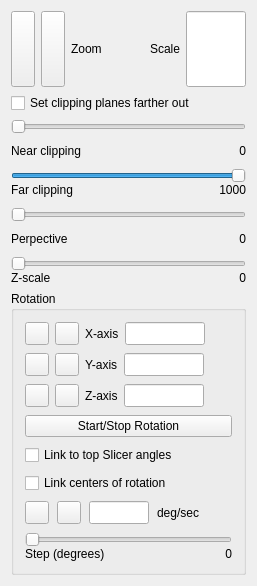
 <widget class="QWidget" name="imodvControlForm">
  <property name="geometry">
   <rect>
    <x>0</x>
    <y>0</y>
    <width>257</width>
    <height>586</height>
   </rect>
  </property>
  <property name="focusPolicy">
   <enum>Qt::StrongFocus</enum>
  </property>
  <property name="windowTitle">
   <string>3dmodv Controls</string>
  </property>
  <property name="toolTip">
   <string>Tie model rotation to rotation in top slicer window</string>
  </property>
  <layout class="QVBoxLayout">
   <property name="spacing">
    <number>6</number>
   </property>
   <property name="margin">
    <number>11</number>
   </property>
   <item>
    <layout class="QHBoxLayout">
     <property name="spacing">
      <number>6</number>
     </property>
     <property name="margin">
      <number>0</number>
     </property>
     <item>
      <widget class="QToolButton" name="ToolButton5">
       <property name="sizePolicy">
        <sizepolicy hsizetype="Minimum" vsizetype="Minimum">
         <horstretch>0</horstretch>
         <verstretch>0</verstretch>
        </sizepolicy>
       </property>
       <property name="minimumSize">
        <size>
         <width>0</width>
         <height>0</height>
        </size>
       </property>
       <property name="maximumSize">
        <size>
         <width>100</width>
         <height>100</height>
        </size>
       </property>
       <property name="toolTip">
        <string>Increase the zoom of the display</string>
       </property>
       <property name="text">
        <string/>
       </property>
       <property name="icon">
        <iconset>
         <normaloff>:/images/uparrow.png</normaloff>:/images/uparrow.png</iconset>
       </property>
      </widget>
     </item>
     <item>
      <widget class="QToolButton" name="ToolButton6">
       <property name="sizePolicy">
        <sizepolicy hsizetype="Minimum" vsizetype="Minimum">
         <horstretch>0</horstretch>
         <verstretch>0</verstretch>
        </sizepolicy>
       </property>
       <property name="minimumSize">
        <size>
         <width>0</width>
         <height>0</height>
        </size>
       </property>
       <property name="maximumSize">
        <size>
         <width>100</width>
         <height>100</height>
        </size>
       </property>
       <property name="toolTip">
        <string>Decrease the zoom of the display</string>
       </property>
       <property name="text">
        <string/>
       </property>
       <property name="icon">
        <iconset>
         <normaloff>:/images/downarrow.png</normaloff>:/images/downarrow.png</iconset>
       </property>
      </widget>
     </item>
     <item>
      <widget class="QLabel" name="TextLabel1">
       <property name="sizePolicy">
        <sizepolicy hsizetype="Preferred" vsizetype="Preferred">
         <horstretch>0</horstretch>
         <verstretch>0</verstretch>
        </sizepolicy>
       </property>
       <property name="text">
        <string>Zoom</string>
       </property>
       <property name="alignment">
        <set>Qt::AlignLeading|Qt::AlignLeft|Qt::AlignVCenter</set>
       </property>
       <property name="wordWrap">
        <bool>false</bool>
       </property>
      </widget>
     </item>
     <item>
      <spacer name="Spacer4_2">
       <property name="orientation">
        <enum>Qt::Horizontal</enum>
       </property>
       <property name="sizeType">
        <enum>QSizePolicy::Expanding</enum>
       </property>
       <property name="sizeHint" stdset="0">
        <size>
         <width>8</width>
         <height>0</height>
        </size>
       </property>
      </spacer>
     </item>
     <item>
      <widget class="QLabel" name="TextLabel2">
       <property name="sizePolicy">
        <sizepolicy hsizetype="Preferred" vsizetype="Preferred">
         <horstretch>0</horstretch>
         <verstretch>0</verstretch>
        </sizepolicy>
       </property>
       <property name="text">
        <string>Scale</string>
       </property>
       <property name="alignment">
        <set>Qt::AlignRight|Qt::AlignTrailing|Qt::AlignVCenter</set>
       </property>
       <property name="wordWrap">
        <bool>false</bool>
       </property>
      </widget>
     </item>
     <item>
      <widget class="QLineEdit" name="scaleLineEdit">
       <property name="sizePolicy">
        <sizepolicy hsizetype="Fixed" vsizetype="Fixed">
         <horstretch>0</horstretch>
         <verstretch>0</verstretch>
        </sizepolicy>
       </property>
       <property name="maximumSize">
        <size>
         <width>60</width>
         <height>32767</height>
        </size>
       </property>
       <property name="focusPolicy">
        <enum>Qt::ClickFocus</enum>
       </property>
       <property name="toolTip">
        <string>See or enter the pixels of display per pixel of model coordinate</string>
       </property>
       <property name="alignment">
        <set>Qt::AlignRight</set>
       </property>
      </widget>
     </item>
    </layout>
   </item>
   <item>
    <widget class="QCheckBox" name="kickCheckBox">
     <property name="focusPolicy">
      <enum>Qt::NoFocus</enum>
     </property>
     <property name="toolTip">
      <string>Move extreme clipping planes (0 near, 1000 far) 10 times farther away in Z</string>
     </property>
     <property name="text">
      <string>Set clipping planes farther out</string>
     </property>
    </widget>
   </item>
   <item>
    <layout class="QVBoxLayout">
     <property name="spacing">
      <number>10</number>
     </property>
     <property name="margin">
      <number>0</number>
     </property>
     <item>
      <layout class="QVBoxLayout">
       <property name="margin">
        <number>0</number>
       </property>
       <item>
        <widget class="QSlider" name="nearSlider">
         <property name="focusPolicy">
          <enum>Qt::NoFocus</enum>
         </property>
         <property name="toolTip">
          <string>Move the near Z clipping plane</string>
         </property>
         <property name="maximum">
          <number>999</number>
         </property>
         <property name="pageStep">
          <number>1</number>
         </property>
         <property name="orientation">
          <enum>Qt::Horizontal</enum>
         </property>
        </widget>
       </item>
       <item>
        <layout class="QHBoxLayout">
         <property name="spacing">
          <number>6</number>
         </property>
         <property name="margin">
          <number>0</number>
         </property>
         <item>
          <widget class="QLabel" name="TextLabel3">
           <property name="text">
            <string>Near clipping</string>
           </property>
           <property name="alignment">
            <set>Qt::AlignLeading|Qt::AlignLeft|Qt::AlignVCenter</set>
           </property>
           <property name="wordWrap">
            <bool>false</bool>
           </property>
          </widget>
         </item>
         <item>
          <widget class="QLabel" name="nearTextLabel">
           <property name="text">
            <string>0</string>
           </property>
           <property name="alignment">
            <set>Qt::AlignRight|Qt::AlignTrailing|Qt::AlignVCenter</set>
           </property>
           <property name="wordWrap">
            <bool>false</bool>
           </property>
          </widget>
         </item>
        </layout>
       </item>
      </layout>
     </item>
     <item>
      <layout class="QVBoxLayout">
       <property name="spacing">
        <number>0</number>
       </property>
       <property name="margin">
        <number>0</number>
       </property>
       <item>
        <widget class="QSlider" name="farSlider">
         <property name="focusPolicy">
          <enum>Qt::NoFocus</enum>
         </property>
         <property name="toolTip">
          <string>Move the far Z clipping plane</string>
         </property>
         <property name="minimum">
          <number>1</number>
         </property>
         <property name="maximum">
          <number>1000</number>
         </property>
         <property name="pageStep">
          <number>1</number>
         </property>
         <property name="value">
          <number>1000</number>
         </property>
         <property name="orientation">
          <enum>Qt::Horizontal</enum>
         </property>
        </widget>
       </item>
       <item>
        <layout class="QHBoxLayout">
         <property name="spacing">
          <number>6</number>
         </property>
         <property name="margin">
          <number>0</number>
         </property>
         <item>
          <widget class="QLabel" name="TextLabel3_2">
           <property name="text">
            <string>Far clipping</string>
           </property>
           <property name="alignment">
            <set>Qt::AlignLeading|Qt::AlignLeft|Qt::AlignVCenter</set>
           </property>
           <property name="wordWrap">
            <bool>false</bool>
           </property>
          </widget>
         </item>
         <item>
          <widget class="QLabel" name="farTextLabel">
           <property name="text">
            <string>1000</string>
           </property>
           <property name="alignment">
            <set>Qt::AlignRight|Qt::AlignTrailing|Qt::AlignVCenter</set>
           </property>
           <property name="wordWrap">
            <bool>false</bool>
           </property>
          </widget>
         </item>
        </layout>
       </item>
      </layout>
     </item>
     <item>
      <layout class="QVBoxLayout">
       <property name="margin">
        <number>0</number>
       </property>
       <item>
        <widget class="QSlider" name="perspectiveSlider">
         <property name="focusPolicy">
          <enum>Qt::NoFocus</enum>
         </property>
         <property name="toolTip">
          <string>Select a perspective value rather than parallel projection</string>
         </property>
         <property name="maximum">
          <number>120</number>
         </property>
         <property name="pageStep">
          <number>1</number>
         </property>
         <property name="orientation">
          <enum>Qt::Horizontal</enum>
         </property>
        </widget>
       </item>
       <item>
        <layout class="QHBoxLayout">
         <property name="spacing">
          <number>6</number>
         </property>
         <property name="margin">
          <number>0</number>
         </property>
         <item>
          <widget class="QLabel" name="TextLabel3_3">
           <property name="text">
            <string>Perpective</string>
           </property>
           <property name="alignment">
            <set>Qt::AlignLeading|Qt::AlignLeft|Qt::AlignVCenter</set>
           </property>
           <property name="wordWrap">
            <bool>false</bool>
           </property>
          </widget>
         </item>
         <item>
          <widget class="QLabel" name="perspectiveTextLabel">
           <property name="text">
            <string>0</string>
           </property>
           <property name="alignment">
            <set>Qt::AlignRight|Qt::AlignTrailing|Qt::AlignVCenter</set>
           </property>
           <property name="wordWrap">
            <bool>false</bool>
           </property>
          </widget>
         </item>
        </layout>
       </item>
      </layout>
     </item>
     <item>
      <layout class="QVBoxLayout">
       <property name="spacing">
        <number>0</number>
       </property>
       <property name="margin">
        <number>0</number>
       </property>
       <item>
        <widget class="QSlider" name="zScaleSlider">
         <property name="focusPolicy">
          <enum>Qt::NoFocus</enum>
         </property>
         <property name="toolTip">
          <string>Scale the model in Z relative to X and Y</string>
         </property>
         <property name="minimum">
          <number>10</number>
         </property>
         <property name="maximum">
          <number>5000</number>
         </property>
         <property name="pageStep">
          <number>5</number>
         </property>
         <property name="orientation">
          <enum>Qt::Horizontal</enum>
         </property>
        </widget>
       </item>
       <item>
        <layout class="QHBoxLayout">
         <property name="spacing">
          <number>6</number>
         </property>
         <property name="margin">
          <number>0</number>
         </property>
         <item>
          <widget class="QLabel" name="TextLabel3_4">
           <property name="text">
            <string>Z-scale</string>
           </property>
           <property name="alignment">
            <set>Qt::AlignLeading|Qt::AlignLeft|Qt::AlignVCenter</set>
           </property>
           <property name="wordWrap">
            <bool>false</bool>
           </property>
          </widget>
         </item>
         <item>
          <widget class="QLabel" name="zScaleTextLabel">
           <property name="text">
            <string>0</string>
           </property>
           <property name="alignment">
            <set>Qt::AlignRight|Qt::AlignTrailing|Qt::AlignVCenter</set>
           </property>
           <property name="wordWrap">
            <bool>false</bool>
           </property>
          </widget>
         </item>
        </layout>
       </item>
      </layout>
     </item>
    </layout>
   </item>
   <item>
    <widget class="QGroupBox" name="GroupBox2">
     <property name="title">
      <string>Rotation</string>
     </property>
     <layout class="QVBoxLayout">
      <property name="spacing">
       <number>8</number>
      </property>
      <property name="margin">
       <number>11</number>
      </property>
      <item>
       <layout class="QHBoxLayout">
        <property name="spacing">
         <number>6</number>
        </property>
        <property name="margin">
         <number>0</number>
        </property>
        <item>
         <widget class="QToolButton" name="XUpToolButton">
          <property name="sizePolicy">
           <sizepolicy hsizetype="Minimum" vsizetype="Minimum">
            <horstretch>0</horstretch>
            <verstretch>0</verstretch>
           </sizepolicy>
          </property>
          <property name="focusPolicy">
           <enum>Qt::NoFocus</enum>
          </property>
          <property name="toolTip">
           <string>Increase rotation about X axis</string>
          </property>
          <property name="text">
           <string/>
          </property>
          <property name="icon">
           <iconset>
            <normaloff>:/images/uparrow.png</normaloff>:/images/uparrow.png</iconset>
          </property>
          <property name="autoRepeat">
           <bool>true</bool>
          </property>
         </widget>
        </item>
        <item>
         <widget class="QToolButton" name="XDownToolButton">
          <property name="focusPolicy">
           <enum>Qt::NoFocus</enum>
          </property>
          <property name="toolTip">
           <string>Decrease rotation about X axis</string>
          </property>
          <property name="text">
           <string/>
          </property>
          <property name="icon">
           <iconset>
            <normaloff>:/images/downarrow.png</normaloff>:/images/downarrow.png</iconset>
          </property>
          <property name="autoRepeat">
           <bool>true</bool>
          </property>
         </widget>
        </item>
        <item>
         <widget class="QLabel" name="TextLabel5">
          <property name="sizePolicy">
           <sizepolicy hsizetype="Preferred" vsizetype="Preferred">
            <horstretch>0</horstretch>
            <verstretch>0</verstretch>
           </sizepolicy>
          </property>
          <property name="text">
           <string>X-axis</string>
          </property>
          <property name="wordWrap">
           <bool>false</bool>
          </property>
         </widget>
        </item>
        <item>
         <widget class="QLineEdit" name="XLineEdit">
          <property name="sizePolicy">
           <sizepolicy hsizetype="Fixed" vsizetype="Fixed">
            <horstretch>0</horstretch>
            <verstretch>0</verstretch>
           </sizepolicy>
          </property>
          <property name="maximumSize">
           <size>
            <width>80</width>
            <height>32767</height>
           </size>
          </property>
          <property name="focusPolicy">
           <enum>Qt::ClickFocus</enum>
          </property>
          <property name="toolTip">
           <string>Enter a rotation about X axis</string>
          </property>
          <property name="alignment">
           <set>Qt::AlignRight</set>
          </property>
         </widget>
        </item>
        <item>
         <spacer name="Spacer4">
          <property name="orientation">
           <enum>Qt::Horizontal</enum>
          </property>
          <property name="sizeType">
           <enum>QSizePolicy::Expanding</enum>
          </property>
          <property name="sizeHint" stdset="0">
           <size>
            <width>16</width>
            <height>0</height>
           </size>
          </property>
         </spacer>
        </item>
       </layout>
      </item>
      <item>
       <layout class="QHBoxLayout">
        <property name="spacing">
         <number>6</number>
        </property>
        <property name="margin">
         <number>0</number>
        </property>
        <item>
         <widget class="QToolButton" name="YUpToolButton">
          <property name="sizePolicy">
           <sizepolicy hsizetype="Minimum" vsizetype="Minimum">
            <horstretch>0</horstretch>
            <verstretch>0</verstretch>
           </sizepolicy>
          </property>
          <property name="focusPolicy">
           <enum>Qt::NoFocus</enum>
          </property>
          <property name="toolTip">
           <string>Increase rotation about Y axis</string>
          </property>
          <property name="text">
           <string/>
          </property>
          <property name="icon">
           <iconset>
            <normaloff>:/images/uparrow.png</normaloff>:/images/uparrow.png</iconset>
          </property>
          <property name="autoRepeat">
           <bool>true</bool>
          </property>
         </widget>
        </item>
        <item>
         <widget class="QToolButton" name="YDownToolButton">
          <property name="focusPolicy">
           <enum>Qt::NoFocus</enum>
          </property>
          <property name="toolTip">
           <string>Decrease rotation about Y axis</string>
          </property>
          <property name="text">
           <string/>
          </property>
          <property name="icon">
           <iconset>
            <normaloff>:/images/downarrow.png</normaloff>:/images/downarrow.png</iconset>
          </property>
          <property name="autoRepeat">
           <bool>true</bool>
          </property>
         </widget>
        </item>
        <item>
         <widget class="QLabel" name="TextLabel5_2">
          <property name="sizePolicy">
           <sizepolicy hsizetype="Preferred" vsizetype="Preferred">
            <horstretch>0</horstretch>
            <verstretch>0</verstretch>
           </sizepolicy>
          </property>
          <property name="text">
           <string>Y-axis</string>
          </property>
          <property name="wordWrap">
           <bool>false</bool>
          </property>
         </widget>
        </item>
        <item>
         <widget class="QLineEdit" name="YLineEdit">
          <property name="sizePolicy">
           <sizepolicy hsizetype="Fixed" vsizetype="Fixed">
            <horstretch>0</horstretch>
            <verstretch>0</verstretch>
           </sizepolicy>
          </property>
          <property name="maximumSize">
           <size>
            <width>80</width>
            <height>32767</height>
           </size>
          </property>
          <property name="focusPolicy">
           <enum>Qt::ClickFocus</enum>
          </property>
          <property name="toolTip">
           <string>Enter a rotation about Y axis</string>
          </property>
          <property name="alignment">
           <set>Qt::AlignRight</set>
          </property>
         </widget>
        </item>
        <item>
         <spacer name="Spacer5">
          <property name="orientation">
           <enum>Qt::Horizontal</enum>
          </property>
          <property name="sizeType">
           <enum>QSizePolicy::Expanding</enum>
          </property>
          <property name="sizeHint" stdset="0">
           <size>
            <width>16</width>
            <height>0</height>
           </size>
          </property>
         </spacer>
        </item>
       </layout>
      </item>
      <item>
       <layout class="QHBoxLayout">
        <property name="spacing">
         <number>6</number>
        </property>
        <property name="margin">
         <number>0</number>
        </property>
        <item>
         <widget class="QToolButton" name="ZUpToolButton">
          <property name="sizePolicy">
           <sizepolicy hsizetype="Minimum" vsizetype="Minimum">
            <horstretch>0</horstretch>
            <verstretch>0</verstretch>
           </sizepolicy>
          </property>
          <property name="focusPolicy">
           <enum>Qt::NoFocus</enum>
          </property>
          <property name="toolTip">
           <string>Increase rotation about Z axis</string>
          </property>
          <property name="text">
           <string/>
          </property>
          <property name="icon">
           <iconset>
            <normaloff>:/images/uparrow.png</normaloff>:/images/uparrow.png</iconset>
          </property>
          <property name="autoRepeat">
           <bool>true</bool>
          </property>
         </widget>
        </item>
        <item>
         <widget class="QToolButton" name="ZDownToolButton">
          <property name="focusPolicy">
           <enum>Qt::NoFocus</enum>
          </property>
          <property name="toolTip">
           <string>Decrease rotation about Z axis</string>
          </property>
          <property name="text">
           <string/>
          </property>
          <property name="icon">
           <iconset>
            <normaloff>:/images/downarrow.png</normaloff>:/images/downarrow.png</iconset>
          </property>
          <property name="autoRepeat">
           <bool>true</bool>
          </property>
         </widget>
        </item>
        <item>
         <widget class="QLabel" name="TextLabel5_3">
          <property name="text">
           <string>Z-axis</string>
          </property>
          <property name="wordWrap">
           <bool>false</bool>
          </property>
         </widget>
        </item>
        <item>
         <widget class="QLineEdit" name="ZLineEdit">
          <property name="sizePolicy">
           <sizepolicy hsizetype="Fixed" vsizetype="Fixed">
            <horstretch>0</horstretch>
            <verstretch>0</verstretch>
           </sizepolicy>
          </property>
          <property name="maximumSize">
           <size>
            <width>80</width>
            <height>32767</height>
           </size>
          </property>
          <property name="focusPolicy">
           <enum>Qt::ClickFocus</enum>
          </property>
          <property name="toolTip">
           <string>Enter a rotation about Z axis</string>
          </property>
          <property name="alignment">
           <set>Qt::AlignRight</set>
          </property>
         </widget>
        </item>
        <item>
         <spacer name="Spacer6">
          <property name="orientation">
           <enum>Qt::Horizontal</enum>
          </property>
          <property name="sizeType">
           <enum>QSizePolicy::Expanding</enum>
          </property>
          <property name="sizeHint" stdset="0">
           <size>
            <width>16</width>
            <height>0</height>
           </size>
          </property>
         </spacer>
        </item>
       </layout>
      </item>
      <item>
       <widget class="QPushButton" name="PushButton3">
        <property name="focusPolicy">
         <enum>Qt::NoFocus</enum>
        </property>
        <property name="toolTip">
         <string>Start or stop continuous rotation (push arrow key next to start)</string>
        </property>
        <property name="text">
         <string>Start/Stop Rotation</string>
        </property>
       </widget>
      </item>
      <item>
       <widget class="QCheckBox" name="linkSlicerCheckBox">
        <property name="focusPolicy">
         <enum>Qt::NoFocus</enum>
        </property>
        <property name="text">
         <string>Link to top Slicer angles</string>
        </property>
       </widget>
      </item>
      <item>
       <widget class="QCheckBox" name="linkCentersCheckBox">
        <property name="focusPolicy">
         <enum>Qt::NoFocus</enum>
        </property>
        <property name="toolTip">
         <string>Rotate slicer plane around model view center of rotation</string>
        </property>
        <property name="text">
         <string>Link centers of rotation</string>
        </property>
       </widget>
      </item>
      <item>
       <layout class="QHBoxLayout">
        <item>
         <widget class="QToolButton" name="SpeedUpToolButton">
          <property name="sizePolicy">
           <sizepolicy hsizetype="Minimum" vsizetype="Minimum">
            <horstretch>0</horstretch>
            <verstretch>0</verstretch>
           </sizepolicy>
          </property>
          <property name="focusPolicy">
           <enum>Qt::NoFocus</enum>
          </property>
          <property name="toolTip">
           <string>Increase speed of rotation</string>
          </property>
          <property name="text">
           <string/>
          </property>
          <property name="icon">
           <iconset>
            <normaloff>:/images/uparrow.png</normaloff>:/images/uparrow.png</iconset>
          </property>
          <property name="autoRepeat">
           <bool>true</bool>
          </property>
         </widget>
        </item>
        <item>
         <widget class="QToolButton" name="SpeedDownToolButton">
          <property name="focusPolicy">
           <enum>Qt::NoFocus</enum>
          </property>
          <property name="toolTip">
           <string>Decrease speed of rotation</string>
          </property>
          <property name="text">
           <string/>
          </property>
          <property name="icon">
           <iconset>
            <normaloff>:/images/downarrow.png</normaloff>:/images/downarrow.png</iconset>
          </property>
          <property name="autoRepeat">
           <bool>true</bool>
          </property>
         </widget>
        </item>
        <item>
         <widget class="QLineEdit" name="speedLineEdit">
          <property name="sizePolicy">
           <sizepolicy hsizetype="Fixed" vsizetype="Fixed">
            <horstretch>0</horstretch>
            <verstretch>0</verstretch>
           </sizepolicy>
          </property>
          <property name="maximumSize">
           <size>
            <width>60</width>
            <height>32767</height>
           </size>
          </property>
          <property name="focusPolicy">
           <enum>Qt::ClickFocus</enum>
          </property>
          <property name="toolTip">
           <string>Enter a rotation speed in degrees per second</string>
          </property>
          <property name="alignment">
           <set>Qt::AlignRight</set>
          </property>
         </widget>
        </item>
        <item>
         <widget class="QLabel" name="textLabel1">
          <property name="text">
           <string>deg/sec</string>
          </property>
          <property name="wordWrap">
           <bool>false</bool>
          </property>
         </widget>
        </item>
        <item>
         <spacer name="Spacer6_2">
          <property name="orientation">
           <enum>Qt::Horizontal</enum>
          </property>
          <property name="sizeType">
           <enum>QSizePolicy::Expanding</enum>
          </property>
          <property name="sizeHint" stdset="0">
           <size>
            <width>10</width>
            <height>16</height>
           </size>
          </property>
         </spacer>
        </item>
       </layout>
      </item>
      <item>
       <layout class="QVBoxLayout">
        <property name="spacing">
         <number>0</number>
        </property>
        <property name="margin">
         <number>0</number>
        </property>
        <item>
         <widget class="QSlider" name="degreesSlider">
          <property name="focusPolicy">
           <enum>Qt::NoFocus</enum>
          </property>
          <property name="toolTip">
           <string>Set step size of rotation</string>
          </property>
          <property name="minimum">
           <number>1</number>
          </property>
          <property name="maximum">
           <number>100</number>
          </property>
          <property name="pageStep">
           <number>1</number>
          </property>
          <property name="orientation">
           <enum>Qt::Horizontal</enum>
          </property>
         </widget>
        </item>
        <item>
         <layout class="QHBoxLayout">
          <property name="spacing">
           <number>6</number>
          </property>
          <property name="margin">
           <number>0</number>
          </property>
          <item>
           <widget class="QLabel" name="TextLabel3_4_2">
            <property name="text">
             <string>Step (degrees)</string>
            </property>
            <property name="alignment">
             <set>Qt::AlignLeading|Qt::AlignLeft|Qt::AlignVCenter</set>
            </property>
            <property name="wordWrap">
             <bool>false</bool>
            </property>
           </widget>
          </item>
          <item>
           <widget class="QLabel" name="degreesTextLabel">
            <property name="text">
             <string>0</string>
            </property>
            <property name="alignment">
             <set>Qt::AlignRight|Qt::AlignTrailing|Qt::AlignVCenter</set>
            </property>
            <property name="wordWrap">
             <bool>false</bool>
            </property>
           </widget>
          </item>
         </layout>
        </item>
       </layout>
      </item>
     </layout>
    </widget>
   </item>
  </layout>
 </widget>
